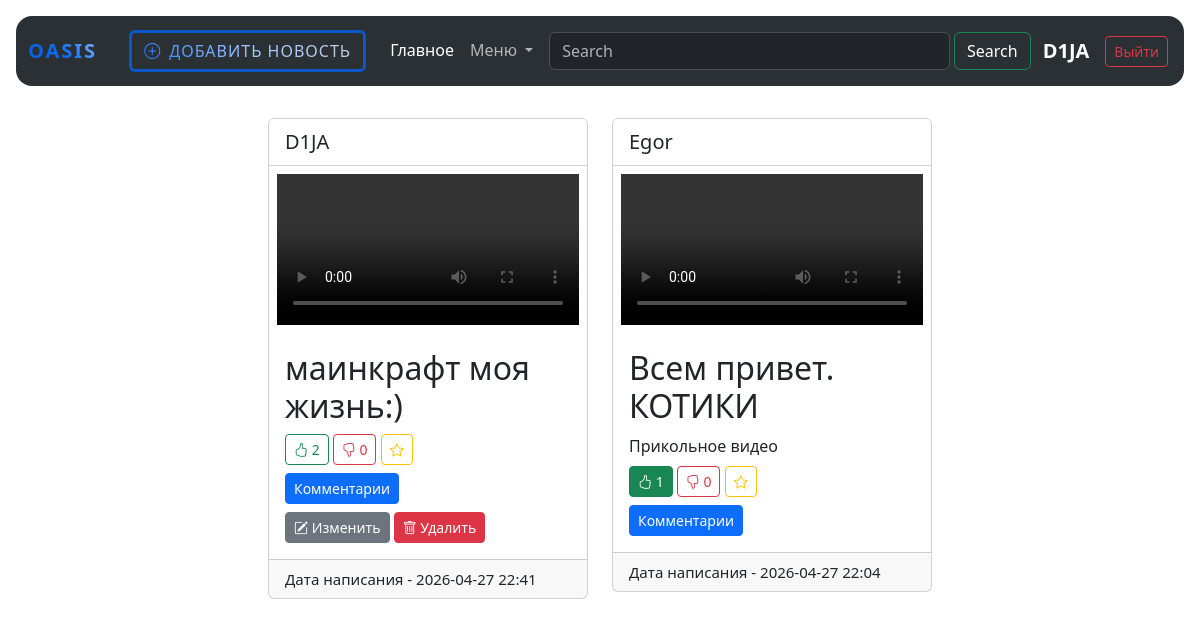
Page / (signed in) on the committed database.
### data/users.py (models this page shows, shortened)
class User(SqlAlchemyBase, UserMixin):
    __tablename__ = 'users'
    id = sqlalchemy.Column(sqlalchemy.Integer, primary_key=True, autoincrement=True)
    name = sqlalchemy.Column(sqlalchemy.String, nullable=True)
    about = sqlalchemy.Column(sqlalchemy.String, nullable=True)
    email = sqlalchemy.Column(sqlalchemy.String, index=True, unique=True, nullable=True)
    hashed_password = sqlalchemy.Column(sqlalchemy.String, nullable=True)
    created_date = sqlalchemy.Column(sqlalchemy.DateTime, default=datetime.datetime.now)
    file = sqlalchemy.Column(sqlalchemy.String, nullable=True)
    news = orm.relationship("News", back_populates='user')

### data/news.py (models this page shows)
class News(SqlAlchemyBase):
    __tablename__ = 'news'
    id = sqlalchemy.Column(sqlalchemy.Integer, primary_key=True, autoincrement=True)
    title = sqlalchemy.Column(sqlalchemy.String, nullable=True)
    content = sqlalchemy.Column(sqlalchemy.String, nullable=True)
    created_date = sqlalchemy.Column(sqlalchemy.DateTime, default=datetime.datetime.now)
    is_private = sqlalchemy.Column(sqlalchemy.Boolean, default=True)
    file = sqlalchemy.Column(sqlalchemy.String, nullable=True)
    user_id = sqlalchemy.Column(sqlalchemy.Integer, sqlalchemy.ForeignKey("users.id"))
    user = orm.relationship('User')
    categories = orm.relationship("Category", secondary="association", backref="news")
    likes = orm.relationship('User', secondary=news_likes, backref='liked_news')
    dislikes = orm.relationship('User', secondary=news_dislikes, backref='disliked_news')
    favorites = orm.relationship('User', secondary=news_favorites, backref='favorited_news')
    starred = orm.relationship("User",
                               secondary=news_starred,
                               backref=orm.backref("starred_news", lazy='subquery'))

### main.py (the view)
@app.route("/")
def index():
    db_sess = db_session.create_session()
    if current_user.is_authenticated:
        news = db_sess.query(News).filter((News.user == current_user) | (News.is_private != True)).order_by(
            desc(News.created_date)).all()
    else:
        news = db_sess.query(News).filter(News.is_private != True).order_by(desc(News.created_date)).all()
    return render_template("index.html", news=news, UPLOAD_FOLDER=app.config['UPLOAD_FOLDER'])

### data/db_session.py (called while the page is built)
def create_session() -> Session:
    global __factory
    return __factory()

### main.py (called while the page is built)
@login_manager.user_loader
def load_user(user_id):
    db_sess = db_session.create_session()
    user = db_sess.get(User, user_id)
    return user

### templates/index.html (shortened to what this page needs)
{% extends "base.html" %}
{% block content %}
<div class="container p-3" style="max-width: 1385px;">
    <div class="d-flex flex-wrap justify-content-center gap-4 align-items-start">
        {% for item in news %}
        <div class="card" style="width: 20rem;">
            <div class="card-header bg-white" style="font-size: 20px;">
                <a href="/profile/{{ item.user.id }}" class="text-decoration-none text-dark">
        {{ item.user.name }}
    </a>
            </div>
            {% if item.file %}
            {% set ful_file = '/' + UPLOAD_FOLDER + item.file %}
            {% if item.file.endswith(('.jpg', '.jpeg', '.png', '.gif', '.webp', '.svg')) %}
            <img src="{{ ful_file }}" class="card-img-top p-2" alt="{{ item.file }} ">
            {% elif item.file.endswith(('.mp4', '.webm', '.ogg', '.mov', '.avi')) %}
            <video src="{{ ful_file }}" class="object-fit-contain p-2" controls></video>
            {% else %}
            <div class="container p-2">
                <a href="{{ ful_file }}" class="btn btn-secondary" download style="width: 100%;">
                    <i class="bi bi-file-earmark-arrow-down fs-5"></i> {{ item.file }}
                </a>
            </div>
            {% endif %}
            {% endif %}
            <div class="card-body">
                <h2 class="card-title">{{ item.title }}</h2>
                <div class="card-text">
                    {{ item.content }}
                </div>
                <div class="mt-2">
                    {% if current_user.is_authenticated %}
                    <a href="/like/{{ item.id }}"
                       class="btn btn-sm {{ 'btn-success' if current_user in item.likes else 'btn-outline-success' }}">
                        <i class="bi bi-hand-thumbs-up"></i> {{ item.likes|length }}
                    </a>
                    <a href="/dislike/{{ item.id }}"
                       class="btn btn-sm {{ 'btn-danger' if current_user in item.dislikes else 'btn-outline-danger' }}">
                        <i class="bi bi-hand-thumbs-down"></i> {{ item.dislikes|length }}
                    </a>
                    <a href="/add_starred/{{ item.id }}"
                       class="btn btn-sm {{ 'btn-warning' if current_user in item.starred else 'btn-outline-warning' }}">
                        <i class="bi bi-star"></i>
                    </a>
                    {% endif %}
                </div>
                <div class="mt-2">
                    <a href="/comments/{{ item.id }}" class="btn btn-sm {{ 'btn-primary'}}">Комментарии</a>
                </div>
                {% if current_user.is_authenticated and current_user == item.user %}
                <div class="mt-2">
                    <a href="/news/{{ item.id }}" class="btn btn-secondary btn-sm">
                        <i class="bi bi-pencil-square"></i> Изменить
                    </a>
                    <a href="/news_delete/{{ item.id }}" class="btn btn-danger btn-sm">
                        <i class="bi bi-trash"></i> Удалить
                    </a>
                </div>
                {% endif %}
            </div>
            <div class="card-footer" style="font-size: 15px;">
                Дата написания - {{ item.created_date.strftime('%Y-%m-%d %#H:%M') }}
            </div>
        </div>
        {% endfor %}
    </div>
</div>
{% endblock %}

### templates/base.html (shortened to what this page needs)
<!DOCTYPE html>
<html lang="en">
<head>
    <link href="https://cdn.jsdelivr.net/npm/bootstrap@5.3.8/dist/css/bootstrap.min.css" rel="stylesheet"
>
    <link rel="stylesheet" href="https://cdn.jsdelivr.net/npm/bootstrap-icons@1.11.3/font/bootstrap-icons.min.css">
</head>
<body>
<header>
    <div class="container-fluid p-3" data-bs-theme="dark">
        <nav class="navbar navbar-expand-lg bg-body-tertiary rounded-4">
            <div class="container-fluid">
                <a class="navbar-brand" href="/">Oasis</a>
                <div class="collapse navbar-collapse" id="navbarSupportedContent">
                    {% if current_user.is_authenticated %}
                    <ul class="navbar-nav me-auto mb-2 mb-lg-0">
                        <li class="nav-item d-flex align-items-center mx-3">
                            <a href="/news" class="btn btn-custom-add">
                                <i class="bi bi-plus-circle"></i> Добавить новость
                            </a>
                        </li>
                        <li class="nav-item">
                            <a class="nav-link active" aria-current="page" href="/">Главное</a>
                        </li>
                        <li class="nav-item dropdown">
                            <a class="nav-link dropdown-toggle" href="#" role="button" data-bs-toggle="dropdown"
                               aria-expanded="false">
                                Меню
                            </a>
                        </li>
                    </ul>
                    <form class="d-flex flex-grow-1 p-2" role="search">
                        <input class="form-control me-1" type="search" placeholder="Search" aria-label="Search"/>
                        <button class="btn btn-outline-success text-white" type="submit">Search</button>
                    </form>
                    <ul class="navbar-nav ms-auto p-1 align-items-center">
                        <li class="nav-item d-flex align-items-center">
                            <a href="/profile/{{ current_user.id }}"
                               class="text-decoration-none text-white fs-5 fw-semibold me-3">
                                {{ current_user.name }}
                            </a>
                            <a href="/logout" class="btn btn-sm btn-outline-danger">Выйти</a>
                        </li>
                    </ul>
                    {% endif %}
                </div>
            </div>
        </nav>
    </div>
</header>
{% block content %}{% endblock %}
</body>
</html>

### templates/base.html (style rules this page uses)
.navbar-brand { font-weight: 800; text-transform: uppercase; letter-spacing: 2px; background: linear-gradient(45deg, #0a58ca, #0d6efd, #9ec5fe); -webkit-background-clip: text; -webkit-text-fill-color: transparent; display: inline-block; }
.btn-custom-add { border: 3px solid #0a58ca; font-weight: 500; text-transform: uppercase; letter-spacing: 1px; transition: all 0.3s ease-in-out; background: linear-gradient(45deg, #0d6efd, #9ec5fe, #ccccd9); -webkit-background-clip: text; -webkit-text-fill-color: transparent; display: inline-flex; align-items: center; gap: 8px; }

### rows in the picture
User: name "D1JA"
News: user.name "D1JA", title "маинкрафт моя жизнь:)", likes|length "2", dislikes|length "0", created_date "2026-04-27 22:41"
News: user.name "Egor", title "Всем привет. КОТИКИ", content "Прикольное видео", likes|length "1", dislikes|length "0", created_date "2026-04-27 22:04"
